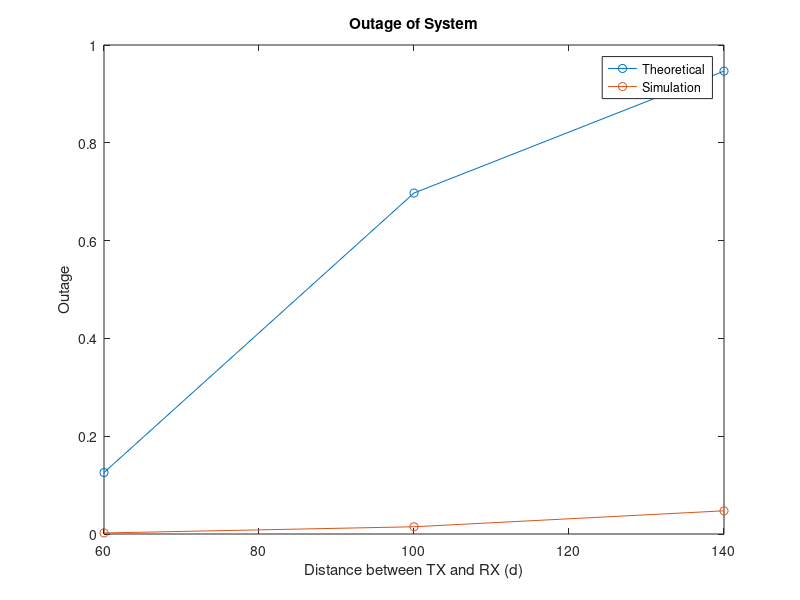

The MATLAB script that drew this image:
d = [60 100 140];
t_outage = [0.12565  0.6973   0.94659];
s_outage = [0.002083 0.014813 0.047417];

figure;
plot(d, t_outage, '-o');
hold on
plot(d, s_outage, '-o');
hold off
title('Outage of System');
xlabel('Distance between TX and RX (d)');
ylabel('Outage');
legend('Theoretical', 'Simulation', 'Location', 'best');